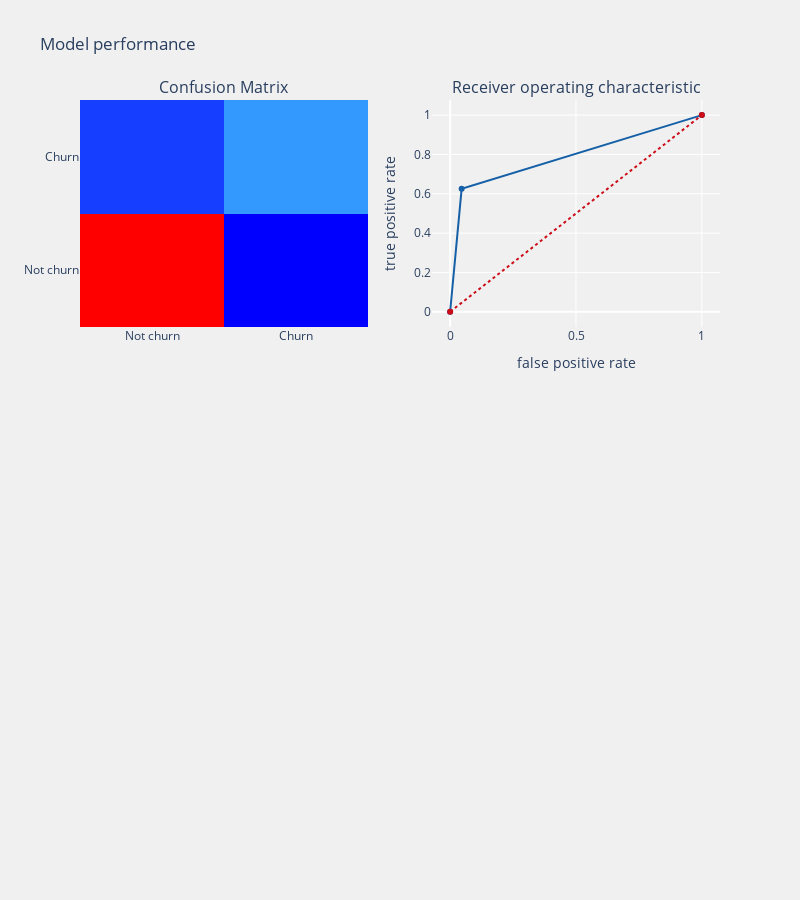

The notebook cell this image was saved under:
### Code cell
from sklearn import tree
clf = tree.DecisionTreeClassifier()
dt_acc_score1 = telecom_churn_prediction(clf,train_X,test_X,train_Y,test_Y,
                         cols,"features",threshold_plot = True)

### Figure 1 — Plotly figure (JSON) as saved in the notebook; plotly's stock layout.template omitted (floating-point values rounded to 4 significant figures)
{"data": [{"colorscale": [[0, "rgb(0,0,255)"], [0.1, "rgb(51,153,255)"], [0.2, "rgb(102,204,255)"], [0.3, "rgb(153,204,255)"], [0.4, "rgb(204,204,255)"], [0.5, "rgb(255,255,255)"], [0.6, "rgb(255,204,255)"], [0.7, "rgb(255,153,255)"], [0.8, "rgb(255,102,204)"], [0.9, "rgb(255,102,102)"], [1, "rgb(255,0,0)"]], "name": "matrix", "showscale": false, "type": "heatmap", "x": ["Not churn", "Churn"], "xaxis": "x", "y": ["Not churn", "Churn"], "yaxis": "y", "z": [[209, 10], [18, 30]]}, {"line": {"color": "rgb(22, 96, 167)", "width": 2}, "name": "Roc : 0.7896689497716894", "type": "scatter", "x": [0, 0.04566, 1], "xaxis": "x2", "y": [0, 0.625, 1], "yaxis": "y2"}, {"line": {"color": "rgb(205, 12, 24)", "dash": "dot", "width": 2}, "type": "scatter", "x": [0, 1], "xaxis": "x2", "y": [0, 1], "yaxis": "y2"}], "layout": {"annotations": [{"font": {"size": 16}, "showarrow": false, "text": "Confusion Matrix", "x": 0.225, "xanchor": "center", "xref": "paper", "y": 1, "yanchor": "bottom", "yref": "paper"}, {"font": {"size": 16}, "showarrow": false, "text": "Receiver operating characteristic", "x": 0.775, "xanchor": "center", "xref": "paper", "y": 1, "yanchor": "bottom", "yref": "paper"}], "autosize": false, "height": 900, "margin": {"b": 195}, "paper_bgcolor": "rgba(240,240,240, 0.95)", "plot_bgcolor": "rgba(240,240,240, 0.95)", "showlegend": false, "title": {"text": "Model performance"}, "width": 800, "xaxis": {"anchor": "y", "domain": [0, 0.45]}, "xaxis2": {"anchor": "y2", "domain": [0.55, 1], "title": {"text": "false positive rate"}}, "xaxis3": {"anchor": "y3", "domain": [0, 1], "showgrid": true, "tickangle": 90, "tickfont": {"size": 10}}, "yaxis": {"anchor": "x", "domain": [0.625, 1]}, "yaxis2": {"anchor": "x2", "domain": [0.625, 1], "title": {"text": "true positive rate"}}, "yaxis3": {"anchor": "x3", "domain": [0, 0.375]}}}
